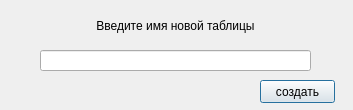
<?xml version="1.0" encoding="UTF-8"?>
<ui version="4.0">
 <class>Dialog</class>
 <widget class="QDialog" name="Dialog">
  <property name="geometry">
   <rect>
    <x>0</x>
    <y>0</y>
    <width>353</width>
    <height>110</height>
   </rect>
  </property>
  <property name="windowTitle">
   <string>Dialog</string>
  </property>
  <widget class="QPushButton" name="btn_create">
   <property name="geometry">
    <rect>
     <x>260</x>
     <y>80</y>
     <width>75</width>
     <height>23</height>
    </rect>
   </property>
   <property name="text">
    <string>создать</string>
   </property>
  </widget>
  <widget class="QLineEdit" name="le_name">
   <property name="geometry">
    <rect>
     <x>40</x>
     <y>50</y>
     <width>271</width>
     <height>21</height>
    </rect>
   </property>
  </widget>
  <widget class="QLabel" name="lbl_name">
   <property name="geometry">
    <rect>
     <x>10</x>
     <y>10</y>
     <width>331</width>
     <height>31</height>
    </rect>
   </property>
   <property name="text">
    <string>Введите имя новой таблицы</string>
   </property>
   <property name="alignment">
    <set>Qt::AlignCenter</set>
   </property>
  </widget>
 </widget>
 <resources/>
 <connections/>
</ui>
